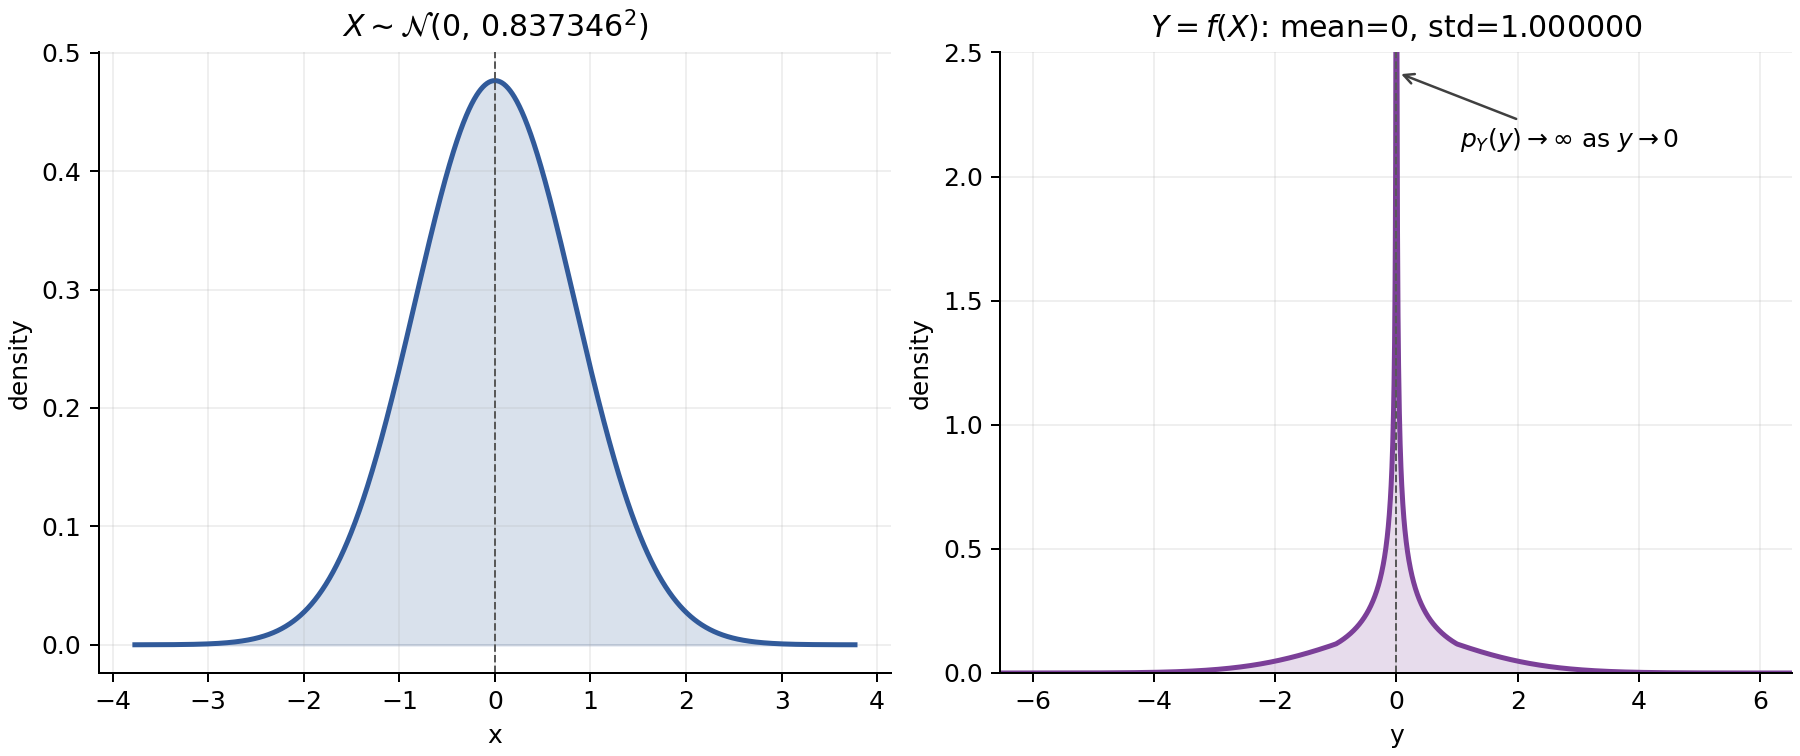

Source code (Python):
"""Find and plot a Gaussian standardized by a signed quadratic-linear map."""

from pathlib import Path

import matplotlib.pyplot as plt
import numpy as np
from scipy.optimize import brentq
from scipy.special import ndtr
from scipy.stats import norm


def transform(x: np.ndarray) -> np.ndarray:
    """Signed quadratic for |x|<1, continued linearly for |x|>=1."""
    absolute_x = np.abs(x)
    return np.where(
        absolute_x < 1,
        np.sign(x) * x**2,
        2 * np.sign(x) * (absolute_x - 0.5),
    )


def transformed_second_moment(sigma: float) -> float:
    """Exact E[f(X)^2] for X ~ N(0, sigma^2)."""
    a = 1 / sigma
    phi_a = norm.pdf(a)
    upper_tail = ndtr(-a)

    # E[X^4 1{|X|<1}]
    inner = sigma**4 * (
        3 - 2 * ((a**3 + 3 * a) * phi_a + 3 * upper_tail)
    )

    # E[4(|X|-1/2)^2 1{|X|>=1}]
    outer = 8 * (
        sigma**2 * (a * phi_a + upper_tail)
        - sigma * phi_a
        + 0.25 * upper_tail
    )
    return inner + outer


# The transform is odd and strictly increasing, so E[f(X)] = 0 uniquely at mu=0.
mu = 0.0
sigma = brentq(
    lambda candidate: transformed_second_moment(candidate) - 1,
    0.1,
    3.0,
    xtol=1e-14,
)
transformed_mean = 0.0
transformed_std = np.sqrt(transformed_second_moment(sigma))

x = np.linspace(-4.5 * sigma, 4.5 * sigma, 1_400)
px = norm.pdf(x, loc=mu, scale=sigma)

# Exact change-of-variables density. It has an integrable 1/sqrt(|y|)
# singularity at y=0, so zero itself is excluded from the plotting grid.
y_extent = float(transform(np.array([4.5 * sigma]))[0])
negative_y = np.linspace(-y_extent, -1e-4, 1_500)
positive_y = np.linspace(1e-4, y_extent, 1_500)
y = np.concatenate((negative_y, positive_y))
absolute_y = np.abs(y)
inner = absolute_y < 1
inverse = np.where(
    inner,
    np.sign(y) * np.sqrt(absolute_y),
    np.sign(y) * (absolute_y + 1) / 2,
)
jacobian = np.where(inner, 1 / (2 * np.sqrt(absolute_y)), 0.5)
py = norm.pdf(inverse, loc=mu, scale=sigma) * jacobian

fig, axes = plt.subplots(1, 2, figsize=(10, 4.2), constrained_layout=True)
axes[0].plot(x, px, color="#315a9a", linewidth=2)
axes[0].fill_between(x, px, color="#315a9a", alpha=0.18)
axes[0].axvline(0, color="0.35", linewidth=0.8, linestyle="--")
axes[0].set(
    title=rf"$X\sim\mathcal{{N}}(0,\,{sigma:.6f}^2)$",
    xlabel="x",
    ylabel="density",
)

axes[1].plot(y, py, color="#7b3f98", linewidth=2)
axes[1].fill_between(y, np.minimum(py, 2.5), color="#7b3f98", alpha=0.18)
axes[1].axvline(0, color="0.35", linewidth=0.8, linestyle="--")
axes[1].annotate(
    r"$p_Y(y)\to\infty$ as $y\to0$",
    xy=(0, 2.42),
    xytext=(1.05, 2.12),
    arrowprops={"arrowstyle": "->", "color": "0.25"},
    fontsize=10,
)
axes[1].set(
    title=rf"$Y=f(X)$: mean={transformed_mean:.0f}, std={transformed_std:.6f}",
    xlabel="y",
    ylabel="density",
    xlim=(-y_extent, y_extent),
    ylim=(0, 2.5),
)

for axis in axes:
    axis.grid(alpha=0.2)
    axis.spines[["top", "right"]].set_visible(False)

output = Path(__file__).with_name("signed_quadratic_normal_distribution.png")
fig.savefig(output, dpi=180)
print(f"mu={mu:.12f}")
print(f"sigma={sigma:.12f}")
print(f"transformed mean={transformed_mean:.12f}")
print(f"transformed std={transformed_std:.12f}")
print(output)
